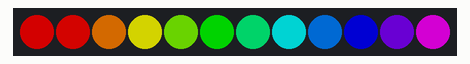
This program was run on a simulated BBC micro:bit (MakeCode). On the bench: 12 RGB LEDs in strip order, left to right. Dim RGB values are drawn brighter than linear.

Above: at 0.11 s.
At 0.77 s:
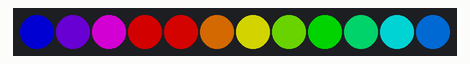
At 1.43 s:
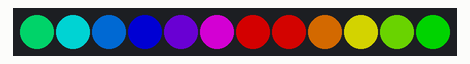
At 2.09 s:
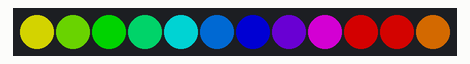
At 2.53 s:
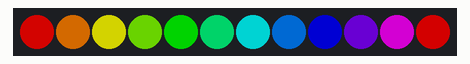
At 2.97 s:
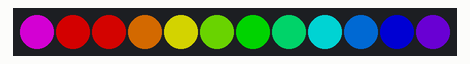

The program:

main.ts
```typescript
/**
 * Program that use the NeoPixel Extension to display a rainbow of colours over 12 LEDs
 *
 * NeoPixel hardware required
 */
// Initialise the NeoPixel strip with 12 LEDs
let strip = neopixel.create(DigitalPin.P0, 12, NeoPixelMode.RGB)
strip.showRainbow(1, 360)
basic.forever(function () {
    strip.rotate(1)
    strip.show()
    basic.pause(200)
})
```

test.ts
```typescript
// les tests vont ici ; cela ne sera pas compilé si ce paquet est utilisé en tant qu'extension.
```

Measured:
- by itself, everything shown: repeats every 2.6 s, in 12 steps
